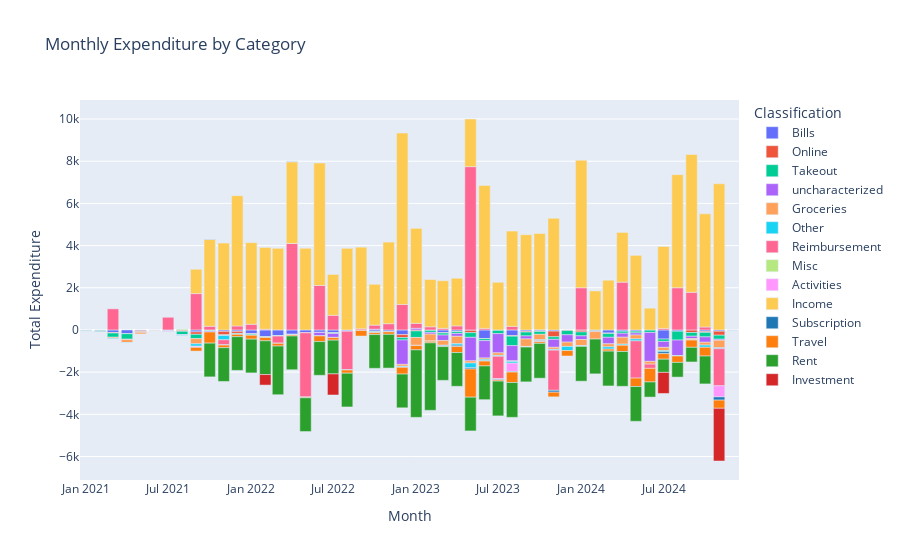

The code cell stored with this chart in its notebook:
### Markdown cell above
#### Categorical Spending Habits per Month

We visualize the following below:
- We group transactions by TRANSACTION month and then by CATEGORY
- Categories are assigned in prior code blocks; done by running through a word encoder OR by prompts for keyword associations

### Code cell
plot_stacked(filtered_df_6)

### Figure 1 — Plotly figure (JSON) as saved in the notebook; plotly's stock layout.template omitted (floating-point values rounded to 4 significant figures)
{"data": [{"alignmentgroup": "True", "hovertemplate": "Classification=Bills<br>Month=%{x}<br>Total Expenditure=%{y}<extra></extra>", "legendgroup": "Bills", "marker": {"color": "#636EFA", "pattern": {"shape": ""}}, "name": "Bills", "offsetgroup": "Bills", "orientation": "v", "showlegend": true, "textposition": "auto", "type": "bar", "x": ["2021-01", "2021-02", "2021-03", "2021-04", "2021-05", "2021-06", "2021-07", "2021-08", "2021-09", "2021-10", "2021-11", "2021-12", "2022-01", "2022-02", "2022-03", "2022-04", "2022-05", "2022-06", "2022-07", "2022-08", "2022-09", "2022-10", "2022-11", "2022-12", "2023-01", "2023-02", "2023-03", "2023-04", "2023-05", "2023-06", "2023-07", "2023-08", "2023-09", "2023-10", "2023-11", "2024-01", "2024-03", "2024-04", "2024-05", "2024-06", "2024-07", "2024-08", "2024-10", "2024-11"], "xaxis": "x", "y": [-30, -25, -120.0, -170, -35, -10, -19.99, -19.99, -92.14, -14.99, -67.14, -67.14, -181.8, -318.0, -267.1, -205.0, -129.3, -111.0, -121.7, -50.62, -4.88, -72.03, -67.03, -220.0, -4.88, -4.89, -134.4, -70.78, -14.88, -405.1, -4.88, -268.2, -62.41, -60.25, -55.37, -15, -146.1, -59.89, -59.89, -4.89, -431.4, -59.89, -69.77, -59.89], "yaxis": "y"}, {"alignmentgroup": "True", "hovertemplate": "Classification=Online<br>Month=%{x}<br>Total Expenditure=%{y}<extra></extra>", "legendgroup": "Online", "marker": {"color": "#EF553B", "pattern": {"shape": ""}}, "name": "Online", "offsetgroup": "Online", "orientation": "v", "showlegend": true, "textposition": "auto", "type": "bar", "x": ["2021-01", "2021-02", "2021-03", "2021-04", "2021-05", "2021-06", "2021-07", "2021-08", "2021-09", "2021-10", "2021-11", "2021-12", "2022-01", "2022-02", "2022-03", "2022-04", "2022-05", "2022-06", "2022-07", "2022-08", "2022-09", "2022-10", "2022-11", "2022-12", "2023-01", "2023-02", "2023-03", "2023-04", "2023-05", "2023-06", "2023-07", "2023-08", "2023-09", "2023-10", "2023-11", "2023-12", "2024-01", "2024-03", "2024-09", "2024-10", "2024-11"], "xaxis": "x", "y": [-9.87, -9.03, -26.02, -9.03, -56.92, -9.03, -9.03, -44.96, -114.9, -9.03, -168.6, -96.45, -9.03, -9.03, -9.03, -9.03, -9.03, -11.29, -11.29, -11.29, -11.29, -11.29, -11.29, -141.2, -41.78, -11.29, -11.29, -11.29, -112.2, -11.29, -11.29, -28.23, -37.26, -11.29, -268.3, -29.36, -79.83, -25, -120.8, -46.4, -188.5], "yaxis": "y"}, {"alignmentgroup": "True", "hovertemplate": "Classification=Takeout<br>Month=%{x}<br>Total Expenditure=%{y}<extra></extra>", "legendgroup": "Takeout", "marker": {"color": "#00CC96", "pattern": {"shape": ""}}, "name": "Takeout", "offsetgroup": "Takeout", "orientation": "v", "showlegend": true, "textposition": "auto", "type": "bar", "x": ["2021-01", "2021-02", "2021-03", "2021-04", "2021-05", "2021-07", "2021-08", "2021-09", "2021-10", "2021-11", "2021-12", "2022-01", "2022-02", "2022-03", "2022-04", "2022-07", "2022-10", "2022-12", "2023-01", "2023-02", "2023-03", "2023-04", "2023-05", "2023-06", "2023-07", "2023-08", "2023-09", "2023-10", "2023-11", "2023-12", "2024-01", "2024-02", "2024-03", "2024-04", "2024-05", "2024-06", "2024-07", "2024-08", "2024-09", "2024-10", "2024-11"], "xaxis": "x", "y": [-11.85, -48.53, -198.6, -258.9, -10.04, -10.61, -154.1, -203.9, -31.06, -13, -35.3, -50.86, -21.91, -14.71, -20.76, -35.34, -35.29, -114.8, -308.9, -99.71, -94.45, -83.83, -222.7, -88.88, -158.9, -447.3, -184.4, -134.8, -122.1, -200.9, -185.7, -39.21, -177.5, -96.39, -79.87, -113.7, -112.3, -419.2, -177.3, -213.9, -191.7], "yaxis": "y"}, {"alignmentgroup": "True", "hovertemplate": "Classification=uncharacterized<br>Month=%{x}<br>Total Expenditure=%{y}<extra></extra>", "legendgroup": "uncharacterized", "marker": {"color": "#AB63FA", "pattern": {"shape": ""}}, "name": "uncharacterized", "offsetgroup": "uncharacterized", "orientation": "v", "showlegend": true, "textposition": "auto", "type": "bar", "x": ["2021-02", "2021-04", "2021-05", "2021-07", "2021-08", "2021-10", "2021-11", "2022-04", "2022-06", "2022-07", "2022-10", "2022-12", "2023-01", "2023-02", "2023-03", "2023-04", "2023-05", "2023-06", "2023-07", "2023-08", "2023-09", "2023-10", "2023-11", "2023-12", "2024-01", "2024-02", "2024-03", "2024-04", "2024-05", "2024-06", "2024-07", "2024-08", "2024-09", "2024-10", "2024-11"], "xaxis": "x", "y": [-10, -16.84, -10, -20, -20, -42.94, -18.07, -1.01, -151.3, -184.3, 37.38, -1156.0, 79.4, -81.88, -259.3, -137.2, -1116.0, -825.3, -912.1, -720.4, -142.5, 9.46, -378.1, -346.4, -173.0, -38.33, -309.2, -189.6, -99.48, -1371.0, -282.5, -735.6, -111.8, -254.1, -49.48], "yaxis": "y"}, {"alignmentgroup": "True", "hovertemplate": "Classification=Groceries<br>Month=%{x}<br>Total Expenditure=%{y}<extra></extra>", "legendgroup": "Groceries", "marker": {"color": "#FFA15A", "pattern": {"shape": ""}}, "name": "Groceries", "offsetgroup": "Groceries", "orientation": "v", "showlegend": true, "textposition": "auto", "type": "bar", "x": ["2021-03", "2021-04", "2021-05", "2021-06", "2021-09", "2022-12", "2023-01", "2023-02", "2023-03", "2023-04", "2023-05", "2023-06", "2023-07", "2023-08", "2023-09", "2023-10", "2023-11", "2023-12", "2024-01", "2024-02", "2024-03", "2024-04", "2024-05", "2024-06", "2024-07", "2024-09", "2024-10", "2024-11"], "xaxis": "x", "y": [-46.47, -140.5, -77.34, -11.56, -247.4, -89.95, -372.0, -328.3, -225.8, -351.5, -101.5, -65.31, -121.6, -30.82, -355.9, -258.9, -95.1, -206.7, -291.2, -354.4, -145.4, -330.5, -187.4, -130.8, -153.3, -63.02, -133.9, -357.0], "yaxis": "y"}, {"alignmentgroup": "True", "hovertemplate": "Classification=Other<br>Month=%{x}<br>Total Expenditure=%{y}<extra></extra>", "legendgroup": "Other", "marker": {"color": "#19D3F3", "pattern": {"shape": ""}}, "name": "Other", "offsetgroup": "Other", "orientation": "v", "showlegend": true, "textposition": "auto", "type": "bar", "x": ["2021-03", "2021-04", "2021-08", "2021-09", "2021-11", "2022-12", "2023-01", "2023-02", "2023-03", "2023-04", "2023-05", "2023-06", "2023-07", "2023-08", "2023-09", "2023-10", "2023-11", "2023-12", "2024-01", "2024-03", "2024-04", "2024-05", "2024-07", "2024-08", "2024-09", "2024-10", "2024-11"], "xaxis": "x", "y": [-29.38, -15.51, -20.5, -113.4, -200.9, -40, -14.74, -13.61, -17.41, -73.39, -223.7, -61.99, -40, -79.76, -7.9, -43.76, -40, -193.2, -7.9, -105.1, -50.8, -92.88, -54.3, -21.49, -7.5, -103.1, -43], "yaxis": "y"}, {"alignmentgroup": "True", "hovertemplate": "Classification=Reimbursement<br>Month=%{x}<br>Total Expenditure=%{y}<extra></extra>", "legendgroup": "Reimbursement", "marker": {"color": "#FF6692", "pattern": {"shape": ""}}, "name": "Reimbursement", "offsetgroup": "Reimbursement", "orientation": "v", "showlegend": true, "textposition": "auto", "type": "bar", "x": ["2021-03", "2021-07", "2021-09", "2021-10", "2021-11", "2021-12", "2022-01", "2022-02", "2022-03", "2022-04", "2022-05", "2022-06", "2022-07", "2022-08", "2022-09", "2022-10", "2022-11", "2022-12", "2023-01", "2023-02", "2023-03", "2023-04", "2023-05", "2023-06", "2023-07", "2023-08", "2023-10", "2023-11", "2024-01", "2024-04", "2024-05", "2024-06", "2024-07", "2024-08", "2024-09", "2024-10", "2024-11"], "xaxis": "x", "y": [1000, 600, 1724.0, 174, -239.2, 188.2, 268.2, 36, -335, 4101.0, -3041.0, 2107, 694.6, -1826.0, 53.74, 191.1, 295.6, 1208.0, 233.5, 148.7, 74.34, 191.1, 7743.0, 74.38, -1066.0, 168, -40, -1904.0, 2000, 2266.0, -1763.0, -200, 72.5, 2000, 1785, 140, -1758.0], "yaxis": "y"}, {"alignmentgroup": "True", "hovertemplate": "Classification=Misc<br>Month=%{x}<br>Total Expenditure=%{y}<extra></extra>", "legendgroup": "Misc", "marker": {"color": "#B6E880", "pattern": {"shape": ""}}, "name": "Misc", "offsetgroup": "Misc", "orientation": "v", "showlegend": true, "textposition": "auto", "type": "bar", "x": ["2021-08", "2022-04"], "xaxis": "x", "y": [38.1, 1.01], "yaxis": "y"}, {"alignmentgroup": "True", "hovertemplate": "Classification=Activities<br>Month=%{x}<br>Total Expenditure=%{y}<extra></extra>", "legendgroup": "Activities", "marker": {"color": "#FF97FF", "pattern": {"shape": ""}}, "name": "Activities", "offsetgroup": "Activities", "orientation": "v", "showlegend": true, "textposition": "auto", "type": "bar", "x": ["2021-09", "2023-07", "2023-08", "2024-11"], "xaxis": "x", "y": [-43.94, -23.7, -393.7, -528.8], "yaxis": "y"}, {"alignmentgroup": "True", "hovertemplate": "Classification=Income<br>Month=%{x}<br>Total Expenditure=%{y}<extra></extra>", "legendgroup": "Income", "marker": {"color": "#FECB52", "pattern": {"shape": ""}}, "name": "Income", "offsetgroup": "Income", "orientation": "v", "showlegend": true, "textposition": "auto", "type": "bar", "x": ["2021-09", "2021-10", "2021-11", "2021-12", "2022-01", "2022-02", "2022-03", "2022-04", "2022-05", "2022-06", "2022-07", "2022-08", "2022-09", "2022-10", "2022-11", "2022-12", "2023-01", "2023-02", "2023-03", "2023-04", "2023-05", "2023-06", "2023-07", "2023-08", "2023-09", "2023-10", "2023-11", "2024-01", "2024-02", "2024-03", "2024-04", "2024-05", "2024-06", "2024-07", "2024-08", "2024-09", "2024-10", "2024-11"], "xaxis": "x", "y": [1154.0, 4119.0, 4119.0, 6179.0, 3871.0, 3871.0, 3871.0, 3871.0, 3871.0, 5806.0, 1935.0, 3871.0, 3871.0, 1935.0, 3871.0, 8128.0, 4518.0, 2259.0, 2259.0, 2259.0, 2259.0, 6777.0, 2259.0, 4518.0, 4518.0, 4564.0, 5292.0, 6045.0, 1850.0, 2358.0, 2358.0, 3537.0, 1033.0, 3886.0, 5364.0, 6531.0, 5364.0, 6932.0], "yaxis": "y"}, {"alignmentgroup": "True", "hovertemplate": "Classification=Subscription<br>Month=%{x}<br>Total Expenditure=%{y}<extra></extra>", "legendgroup": "Subscription", "marker": {"color": "#1F77B4", "pattern": {"shape": ""}}, "name": "Subscription", "offsetgroup": "Subscription", "orientation": "v", "showlegend": true, "textposition": "auto", "type": "bar", "x": ["2021-09", "2021-10", "2021-11", "2021-12", "2022-01", "2022-02", "2022-03", "2022-04", "2022-05", "2022-06", "2022-07", "2022-08", "2022-09", "2022-10", "2022-11", "2022-12", "2023-01", "2023-02", "2023-03", "2023-04", "2023-05", "2023-06", "2023-07", "2023-08", "2023-09", "2023-10", "2023-11", "2024-01", "2024-07", "2024-11", "2024-12"], "xaxis": "x", "y": [-11.29, 11.29, -11.29, -11.29, -11.29, -11.29, -11.29, 11.29, -11.29, -11.29, -11.29, -11.29, -11.29, -11.29, -11.29, -11.29, 0, 0, -29.36, -60.7, -60.41, -18.07, -29.36, -29.36, -11.29, -12.42, -86.98, -18.07, -89.84, -149.8, -14.34], "yaxis": "y"}, {"alignmentgroup": "True", "hovertemplate": "Classification=Travel<br>Month=%{x}<br>Total Expenditure=%{y}<extra></extra>", "legendgroup": "Travel", "marker": {"color": "#FF7F0E", "pattern": {"shape": ""}}, "name": "Travel", "offsetgroup": "Travel", "orientation": "v", "showlegend": true, "textposition": "auto", "type": "bar", "x": ["2021-09", "2021-10", "2021-11", "2021-12", "2022-01", "2022-02", "2022-03", "2022-04", "2022-05", "2022-06", "2022-07", "2022-08", "2022-09", "2022-10", "2022-11", "2022-12", "2023-01", "2023-02", "2023-03", "2023-04", "2023-05", "2023-06", "2023-07", "2023-08", "2023-09", "2023-10", "2023-11", "2023-12", "2024-01", "2024-03", "2024-04", "2024-05", "2024-06", "2024-07", "2024-08", "2024-09", "2024-10", "2024-11"], "xaxis": "x", "y": [-174.9, -527.3, -123.8, -107.9, -183.5, -154.3, -126.5, -51.22, -26.09, -266.1, -120.3, -152.2, -261.6, -90.02, -118.4, -318.5, -202.2, -71.86, -18.46, -282.6, -1336.0, -230.4, -56.44, -496.1, -10, -76.44, -221.7, -258.6, -10, -96.59, -295.4, -399.8, -645.7, -263.3, -303.3, -342.9, -415.9, -386.9], "yaxis": "y"}, {"alignmentgroup": "True", "hovertemplate": "Classification=Rent<br>Month=%{x}<br>Total Expenditure=%{y}<extra></extra>", "legendgroup": "Rent", "marker": {"color": "#2CA02C", "pattern": {"shape": ""}}, "name": "Rent", "offsetgroup": "Rent", "orientation": "v", "showlegend": true, "textposition": "auto", "type": "bar", "x": ["2021-10", "2021-11", "2021-12", "2022-01", "2022-02", "2022-03", "2022-04", "2022-05", "2022-06", "2022-07", "2022-08", "2022-10", "2022-11", "2022-12", "2023-01", "2023-02", "2023-03", "2023-04", "2023-05", "2023-06", "2023-07", "2023-08", "2023-09", "2023-10", "2024-01", "2024-02", "2024-03", "2024-04", "2024-05", "2024-06", "2024-07", "2024-08", "2024-09", "2024-10"], "xaxis": "x", "y": [-1600, -1600, -1600, -1600, -1600, -2307.0, -1600, -1600, -1600, -1600, -1600, -1600, -1600, -1600, -3200, -3200, -1600, -1600, -1600, -1600, -1650, -1650, -1650, -1650, -1650, -1650, -1650, -1650, -1650, -717.5, -625, -697, -695, -1322.0], "yaxis": "y"}, {"alignmentgroup": "True", "hovertemplate": "Classification=Investment<br>Month=%{x}<br>Total Expenditure=%{y}<extra></extra>", "legendgroup": "Investment", "marker": {"color": "#D62728", "pattern": {"shape": ""}}, "name": "Investment", "offsetgroup": "Investment", "orientation": "v", "showlegend": true, "textposition": "auto", "type": "bar", "x": ["2022-02", "2022-07", "2024-07", "2024-11"], "xaxis": "x", "y": [-500, -1000, -1000, -2500], "yaxis": "y"}], "layout": {"bargap": 0.1, "barmode": "relative", "legend": {"title": {"text": "Classification"}, "tracegroupgap": 0}, "title": {"text": "Monthly Expenditure by Category"}, "xaxis": {"anchor": "y", "domain": [0, 1], "title": {"text": "Month"}}, "yaxis": {"anchor": "x", "domain": [0, 1], "title": {"text": "Total Expenditure"}}}}
